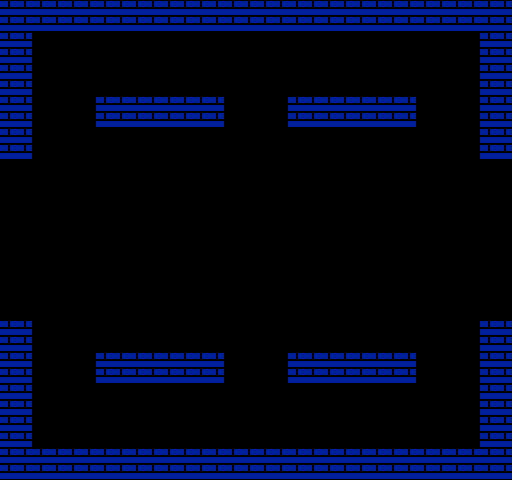

A level layout from a 2D game, rendered from its tile map. Below: a short description, then the map file with its tile-grid data intact:
An orthogonal 16x15 tile map with 32x32 px tiles, 1 tile layer (Tile Layer 1).

<map version="1.9" tiledversion="1.9.2" orientation="orthogonal" renderorder="right-down" width="16" height="15" tilewidth="32" tileheight="32" infinite="0" nextlayerid="2" nextobjectid="1">
 <tileset firstgid="1" source="metatile.tsx" />
 <layer id="1" name="Tile Layer 1" width="16" height="15">
  <data encoding="csv">
2,2,2,2,2,2,2,2,2,2,2,2,2,2,2,2,
2,1,1,1,1,1,1,1,1,1,1,1,1,1,1,2,
2,1,1,1,1,1,1,1,1,1,1,1,1,1,1,2,
2,1,1,2,2,2,2,1,1,2,2,2,2,1,1,2,
2,1,1,1,1,1,1,1,1,1,1,1,1,1,1,2,
1,1,1,1,1,1,1,1,1,1,1,1,1,1,1,1,
1,1,1,1,1,1,1,1,1,1,1,1,1,1,1,1,
1,1,1,1,1,1,1,1,1,1,1,1,1,1,1,1,
1,1,1,1,1,1,1,1,1,1,1,1,1,1,1,1,
1,1,1,1,1,1,1,1,1,1,1,1,1,1,1,1,
2,1,1,1,1,1,1,1,1,1,1,1,1,1,1,2,
2,1,1,2,2,2,2,1,1,2,2,2,2,1,1,2,
2,1,1,1,1,1,1,1,1,1,1,1,1,1,1,2,
2,1,1,1,1,1,1,1,1,1,1,1,1,1,1,2,
2,2,2,2,2,2,2,2,2,2,2,2,2,2,2,2
</data>
 </layer>
</map>
